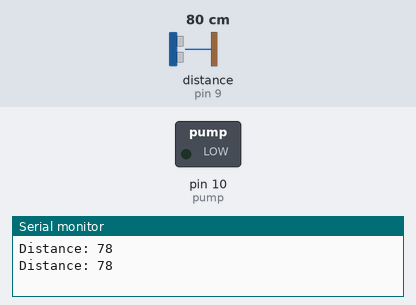
The sketch below on a simulated Arduino Uno, built with avr-gcc and run on an emulated ATmega328P. Shown: switched loads named in the sketch (green lamp = pin HIGH), the last lines printed to the serial monitor. Wiring (inferred from the names in the program): ultrasonic range finder: trigger pin 8; echo pin 9. The inputs (shaded band) are chosen by the test bench; at power-on: distance to the obstacle (sensor on pin 9) 80 cm. The echo pulse lasts 58.3 µs per cm; pins used as bus, display or sensor lines are not drawn.

Above: at 1.8 s.
1.9 s: distance to the obstacle (sensor on pin 9) set to 8 cm
3.4 s: distance to the obstacle (sensor on pin 9) set to 5 cm
At 4.0 s:
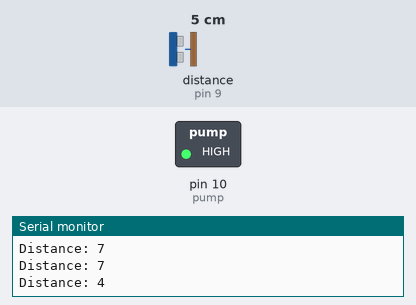
4.9 s: distance to the obstacle (sensor on pin 9) set to 48 cm
9.0 s: distance to the obstacle (sensor on pin 9) set to 54 cm
At 9.6 s:
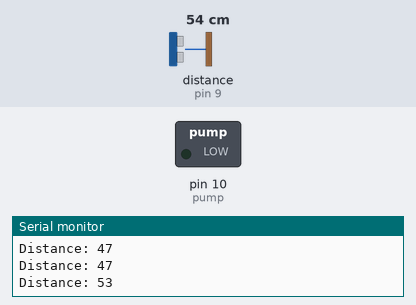
10.5 s: distance to the obstacle (sensor on pin 9) set to 2 cm
At 11.3 s:
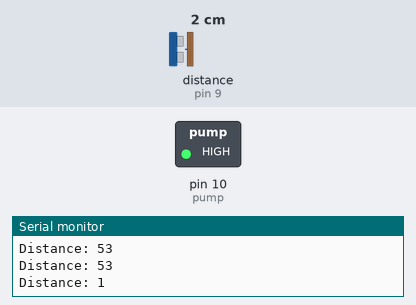
Timing chart, 0 to 13.5 s (numbered marks = the images above; inputs shaded):
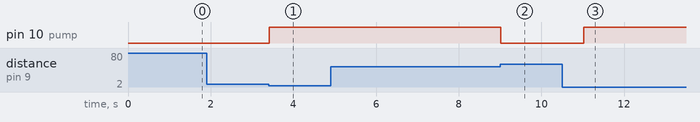

The sketch:

water_tower_pump.ino
```cpp
// code for water tank level measurement

// define pins numbers
const int trigPin = 8;
const int echoPin = 9;
const int pump = 10;
// define variables
long duration;
int distance;
void setup() {
  pinMode(trigPin, OUTPUT);
  pinMode(echoPin, INPUT);
  pinMode(pump, OUTPUT);

  Serial.begin(9600);      // start the serial communication
}

void loop() {
  digitalWrite(trigPin, LOW); // Clears the trigPin
  delayMicroseconds(2);

  // send ultrasonic signal
  digitalWrite(trigPin, HIGH);
  delayMicroseconds(10);
  digitalWrite(trigPin, LOW);

  // Reads the echoPin, returns the sound wave travel time in microseconds
  duration = pulseIn(echoPin, HIGH);
  // Calculate the distance.
  distance = duration * 0.034 / 2;

  // Print the distance on the serial monitor.
  Serial.print("Distance: ");
  Serial.println(distance);
  if (distance <= 5 ) {
    digitalWrite(pump, HIGH);     // Turn off the water pump
    delay(1000);
  }
  else if (distance >= 50 ) {
    digitalWrite(pump, LOW);     // Turn on the water pump
    delay(1000);
  }
}
```

Measured:
- the behaviour switches between 7 and 6 cm on distance to the obstacle (sensor on pin 9) (found by bisection; images 0 and 1)
- the behaviour switches between 50 and 51 cm on distance to the obstacle (sensor on pin 9) (found by bisection; images 1 and 2)
- after the input at 3.4 s, pin 10 (pump): LOW → HIGH at once
- after the input at 9.0 s, pin 10 (pump): HIGH → LOW at once
- after the input at 10.5 s, pin 10 (pump): LOW → HIGH after 0.53 s
